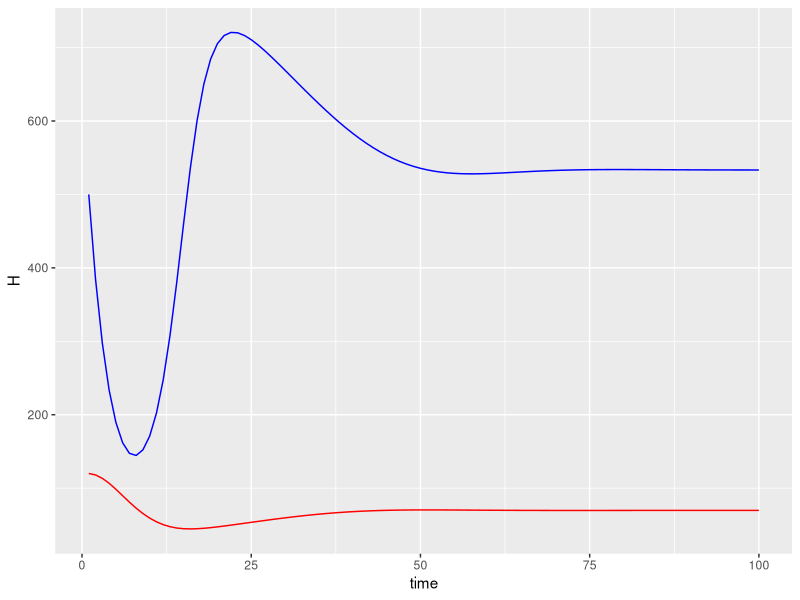

Recreate this plot in R.
library(deSolve)
library(ggplot2)

#Function for Rosenzweig-MacArthur Predator/Prey Equations
ddRM <- function (t,y,p){
  
  #Unpack State Variables
  H = y[1] #Prey
  P = y[2] #Predator
  
  #Unpack Model Parameters
  b = p[1] #Prey birth rate
  e = p[2] #Conversion efficency of prey to predator
  s = p[3] #Predator death rate
  w = p[4] #Predator attack rate 
  d = p[5] #Density of prey when predator's kill rate is 1/2*max
  alpha = p[6] #Prey self-limiting term
  
  #Defining Rates of Change
  dHdt = b*H*(1 - alpha*H) - w*H/(d + H)*P
  dPdt = e*w*H/(d + H)*P- s*P
  
  return(list(c(dHdt, dPdt)))
}

#Defining Initial Parameters
b = 0.8
e = 0.07
s = 0.2
w = 5
d = 400
alpha = 0.001
params = c(b, e, s, w, d, alpha)

H0 = 500
P0 = 120
Y0 = c(H0, P0)

times = 1:100

modelSim = ode(y=Y0, times = times, func = ddRM, parms = params)

#Subsetting the Results
modelOutput = data.frame(time=modelSim[,1],H=modelSim[,2],P = modelSim[,3])
attach(modelOutput)

#Graphing the Results
ggplot(modelOutput) + 
  geom_line(aes(x = time, y = H), colour = "blue") + 
  geom_line(aes(x = time, y = P), colour = "red")
